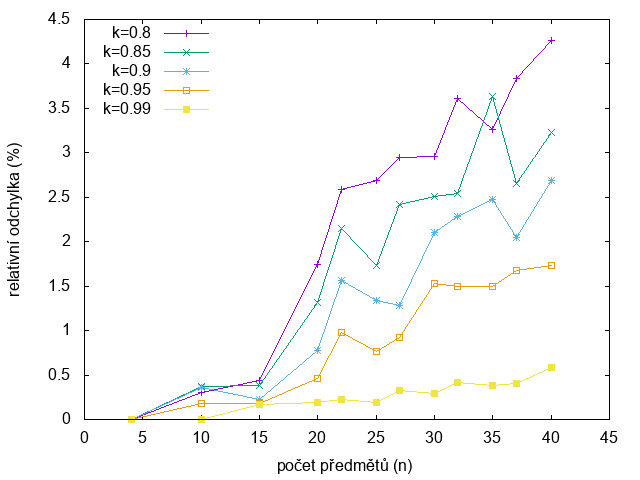

Reproduce this figure in gnuplot.
set terminal png
set key left top
set xlabel "počet předmětů (n)"
set ylabel "relativní odchylka (%)"
set style fill solid 1.00 border
set xrange [0:45]
set boxwidth 1.2
plot "acc-temperature-factor.txt" using 1:2 title 'k=0.8' with lp, \
     "acc-temperature-factor.txt" using 1:3 title "k=0.85" with lp, \
     "acc-temperature-factor.txt" using 1:4 title "k=0.9" with lp, \
     "acc-temperature-factor.txt" using 1:5 title "k=0.95" with lp, \
     "acc-temperature-factor.txt" using 1:6 title "k=0.99" with lp
